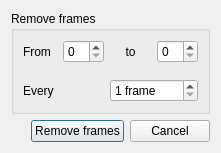
<?xml version="1.0" encoding="UTF-8"?>
<ui version="4.0">
 <class>PluginDialog</class>
 <widget class="QDialog" name="PluginDialog">
  <property name="geometry">
   <rect>
    <x>0</x>
    <y>0</y>
    <width>221</width>
    <height>146</height>
   </rect>
  </property>
  <property name="windowTitle">
   <string>Dialog</string>
  </property>
  <layout class="QGridLayout" name="gridLayout_2">
   <item row="1" column="1">
    <widget class="QPushButton" name="okButton">
     <property name="text">
      <string>Remove frames</string>
     </property>
    </widget>
   </item>
   <item row="1" column="2">
    <widget class="QPushButton" name="cancelButton">
     <property name="text">
      <string>Cancel</string>
     </property>
    </widget>
   </item>
   <item row="1" column="0">
    <spacer name="horizontalSpacer">
     <property name="orientation">
      <enum>Qt::Horizontal</enum>
     </property>
     <property name="sizeHint" stdset="0">
      <size>
       <width>40</width>
       <height>20</height>
      </size>
     </property>
    </spacer>
   </item>
   <item row="0" column="0" colspan="3">
    <widget class="QGroupBox" name="groupBox">
     <property name="title">
      <string>Remove frames</string>
     </property>
     <layout class="QGridLayout" name="gridLayout">
      <item row="3" column="0" colspan="2">
       <widget class="QLabel" name="label">
        <property name="text">
         <string>Every</string>
        </property>
       </widget>
      </item>
      <item row="2" column="2">
       <spacer name="verticalSpacer">
        <property name="orientation">
         <enum>Qt::Vertical</enum>
        </property>
        <property name="sizeType">
         <enum>QSizePolicy::Fixed</enum>
        </property>
        <property name="sizeHint" stdset="0">
         <size>
          <width>20</width>
          <height>10</height>
         </size>
        </property>
       </spacer>
      </item>
      <item row="0" column="1">
       <widget class="QSpinBox" name="fromBox">
        <property name="prefix">
         <string/>
        </property>
       </widget>
      </item>
      <item row="0" column="0">
       <widget class="QLabel" name="label_3">
        <property name="text">
         <string>From</string>
        </property>
       </widget>
      </item>
      <item row="0" column="2">
       <widget class="QLabel" name="label_4">
        <property name="text">
         <string>to</string>
        </property>
        <property name="alignment">
         <set>Qt::AlignCenter</set>
        </property>
       </widget>
      </item>
      <item row="0" column="3">
       <widget class="QSpinBox" name="toBox"/>
      </item>
      <item row="3" column="2" colspan="2">
       <widget class="QSpinBox" name="everyBox">
        <property name="suffix">
         <string> frame</string>
        </property>
        <property name="minimum">
         <number>1</number>
        </property>
        <property name="maximum">
         <number>9999</number>
        </property>
        <property name="value">
         <number>1</number>
        </property>
       </widget>
      </item>
     </layout>
    </widget>
   </item>
  </layout>
 </widget>
 <resources/>
 <connections/>
</ui>
